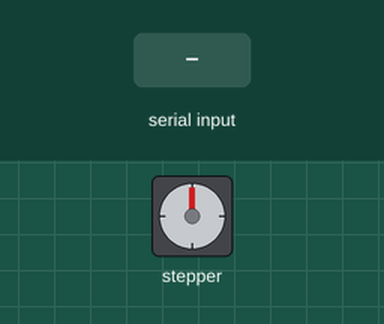
The sketch below on a simulated Arduino Uno, built with avr-gcc and run on an emulated ATmega328P. On the bench: stepper motor. Inputs (shaded band) come from the test bench. Stepper angles assume 200 steps per turn.

Above: at 1.2 s.
1.3 s: "<90,45,200>" received over Serial
At 3.0 s:
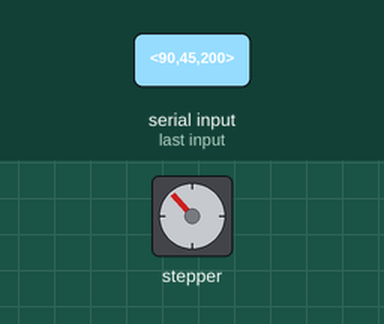
4.0 s: "<30,150,10>" received over Serial
At 6.4 s:
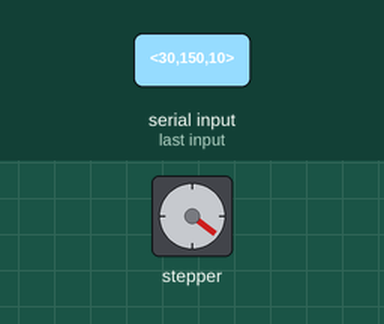
7.0 s: "<90,45>" received over Serial
At 7.6 s:
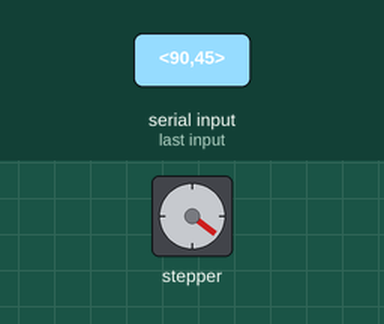
Timing chart, 0 to 58.7 s (numbered marks = the images above; inputs shaded):
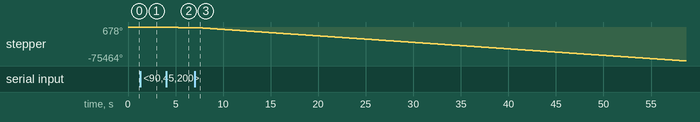

Measured:
- after the input at 1.3 s, stepper: turns 678° clockwise in 1.2 s, starting at once
- after the input at 4.0 s, stepper: turns 1631° counter-clockwise in 2.0 s, starting at once
- after the input at 7.0 s, stepper: keeps turning counter-clockwise at about 1441°/s, starting at once

The sketch:

Delta_Kinematics_Pnp.ino
```cpp
#include <AccelStepper.h>
#define PI 3.14159265358979323846
const int numPoints = 100;
float targetPositions[numPoints][3];
AccelStepper motorX(1, 2, 3);
AccelStepper motorY(1, 4, 5);
AccelStepper motorZ(1, 6, 7);
long MAX_SPEED_X = 1000;
long MAX_SPEED_Y = 1000;
long MAX_SPEED_Z = 1000;
long MAX_Acc = 1000;
const float e = 150;
const float f = 920;
const float re = 540;
const float rf = 200;
const float sqrt3 = sqrt(3.0);
const float pi = 3.141592653;
const float sin120 = sqrt3 / 2.0;
const float cos120 = -0.5;
const float tan60 = sqrt3;
const float sin30 = 0.5;
const float tan30 = 1 / sqrt3;
float theta1, theta2, theta3;
const byte numChars = 32;
char receivedChars[numChars];
char tempChars[numChars];
char messageFromPC[numChars] = {0};
float floatFromPC1 = 0.0;
float floatFromPC2 = 0.0;
float floatFromPC3 = 0.0;
boolean newData = false;

void setup() {
  motorX.setMaxSpeed(MAX_SPEED_X);
  motorX.setAcceleration(MAX_Acc);
  motorY.setMaxSpeed(MAX_SPEED_Y);
  motorY.setAcceleration(MAX_Acc);
  motorZ.setMaxSpeed(MAX_SPEED_Z);
  motorZ.setAcceleration(MAX_Acc);
  Serial.begin(38400);
}

void loop() {
  recvWithStartEndMarkers();
  if (newData) {
    parseData();
    float positions[] = {floatFromPC1, floatFromPC2, floatFromPC3};
    showParsedData(positions);
    newData = false;
  }
}

void runAllSimultaneously(float positions[]) {
  motorX.moveTo(positions[0]);
  motorY.moveTo(positions[1]);
  motorZ.moveTo(positions[2]);
  while (motorX.distanceToGo() != 0 || motorY.distanceToGo() != 0 || motorZ.distanceToGo() != 0) {
    motorX.run();
    motorY.run();
    motorZ.run();
  }
}

void showParsedData(float positions[]) {
  int inverseStatus = delta_calcInverse(positions[0], positions[1], positions[2], theta1, theta2, theta3);
  float tempArray[] = {theta1 * 4.4445 * 3, theta2 * 4.4445 * 3, theta3 * 4.4445 * 3};
  runAllSimultaneously(tempArray);
}

void recvWithStartEndMarkers() {
  static boolean recvInProgress = false;
  static byte ndx = 0;
  char startMarker = '<';
  char endMarker = '>';
  char rc;

  while (Serial.available() > 0 && newData == false) {
    rc = Serial.read();

    if (recvInProgress == true) {
      if (rc != endMarker) {
        receivedChars[ndx] = rc;
        ndx++;
        if (ndx >= numChars) ndx = numChars - 1;
      } else {
        receivedChars[ndx] = '\0';
        recvInProgress = false;
        ndx = 0;
        newData = true;
      }
    } else if (rc == startMarker) {
      recvInProgress = true;
    }
  }
}

void parseData() {
  strcpy(tempChars, receivedChars);
  char * strtokIndx;

  strtokIndx = strtok(tempChars, ",");
  floatFromPC1 = atof(strtokIndx);

  strtokIndx = strtok(NULL, ",");
  floatFromPC2 = atof(strtokIndx);

  strtokIndx = strtok(NULL, ",");
  floatFromPC3 = atof(strtokIndx);
}

int delta_calcAngleYZ(float x0, float y0, float z0, float &theta) {
  float y1 = -0.5 * 0.57735 * f;
  y0 -= 0.5 * 0.57735 * e;
  float a = (x0 * x0 + y0 * y0 + z0 * z0 + rf * rf - re * re - y1 * y1) / (2 * z0);
  float b = (y1 - y0) / z0;
  float d = -(a + b * y1) * (a + b * y1) + rf * (b * b * rf + rf);
  if (d < 0) return -1;
  float yj = (y1 - a * b - sqrt(d)) / (b * b + 1);
  float zj = a + b * yj;
  theta = 180.0 * atan(-zj / (y1 - yj)) / pi + ((yj > y1) ? 180.0 : 0.0);
  return 0;
}

int delta_calcInverse(float x0, float y0, float z0, float &theta1, float &theta2, float &theta3) {
  theta1 = theta2 = theta3 = 0;
  int status = delta_calcAngleYZ(x0, y0, z0, theta1);
  if (status == 0) status = delta_calcAngleYZ(x0 * cos120 + y0 * sin120, y0 * cos120 - x0 * sin120, z0, theta2);
  if (status == 0) status = delta_calcAngleYZ(x0 * cos120 - y0 * sin120, y0 * cos120 + x0 * sin120, z0, theta3);
  return status;
}
```
